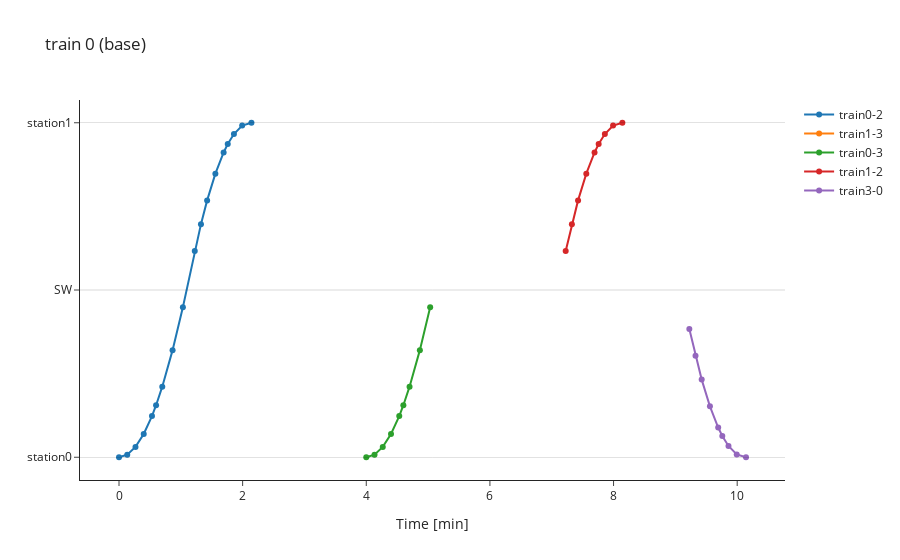

This figure's notebook cell:
### Code cell
sim.space_time_chart_plotly(0, points_to_show=['switch','station'], eco_or_base='base')

### Figure 1 — Plotly figure (JSON) as saved in the notebook; plotly's stock layout.template omitted (floating-point values rounded to 4 significant figures)
{"data": [{"name": "train0-2", "type": "scatter", "x": [0, 0.1333, 0.2667, 0.4, 0.5333, 0.6, 0.7, 0.8667, 1.033, 1.226, 1.326, 1.426, 1.559, 1.692, 1.759, 1.859, 1.992, 2.142], "y": [0, 14.74, 58.83, 132.0, 234.0, 295.5, 400.8, 608.4, 852.1, 1171, 1324, 1459, 1611, 1731, 1779, 1836, 1884, 1900]}, {"name": "train1-3", "type": "scatter", "x": [2, 2.133, 2.267, 2.4, 2.533, 2.6, 2.7, 2.867, 3.033, 3.226, 3.326, 3.426, 3.559, 3.692, 3.759, 3.859, 3.992, 4.142], "y": [null, null, null, null, null, null, null, null, null, null, null, null, null, null, null, null, null, null]}, {"name": "train0-3", "type": "scatter", "x": [4, 4.133, 4.267, 4.4, 4.533, 4.6, 4.7, 4.867, 5.033, 5.226, 5.326, 5.426, 5.559, 5.692, 5.759, 5.859, 5.992, 6.142], "y": [0, 14.74, 58.83, 132.0, 234.0, 295.5, 400.8, 608.4, 852.1, null, null, null, null, null, null, null, null, null]}, {"name": "train1-2", "type": "scatter", "x": [6, 6.133, 6.267, 6.4, 6.533, 6.6, 6.7, 6.867, 7.033, 7.226, 7.326, 7.426, 7.559, 7.692, 7.759, 7.859, 7.992, 8.142], "y": [null, null, null, null, null, null, null, null, null, 1171, 1324, 1459, 1611, 1731, 1779, 1836, 1884, 1900]}, {"name": "train3-0", "type": "scatter", "x": [8, 8.133, 8.267, 8.4, 8.533, 8.6, 8.7, 8.867, 9.033, 9.226, 9.326, 9.426, 9.559, 9.692, 9.759, 9.859, 9.992, 10.14], "y": [null, null, null, null, null, null, null, null, null, 729, 576, 441, 289, 169, 121, 64, 16, 0]}], "layout": {"hovermode": "x unified", "shapes": [{"line": {"color": "black", "width": 0.5}, "type": "line", "x0": 0, "x1": 1, "xref": "x domain", "y0": 0, "y1": 0, "yref": "y"}, {"line": {"color": "black", "width": 0.5}, "type": "line", "x0": 0, "x1": 1, "xref": "x domain", "y0": 950, "y1": 950, "yref": "y"}, {"line": {"color": "black", "width": 0.5}, "type": "line", "x0": 0, "x1": 1, "xref": "x domain", "y0": 1900, "y1": 1900, "yref": "y"}], "title": {"text": "train 0 (base)"}, "xaxis": {"title": {"text": "Time [min]"}}, "yaxis": {"tickmode": "array", "ticktext": ["station0", "SW", "station1"], "tickvals": [0, 950, 1900]}}}
